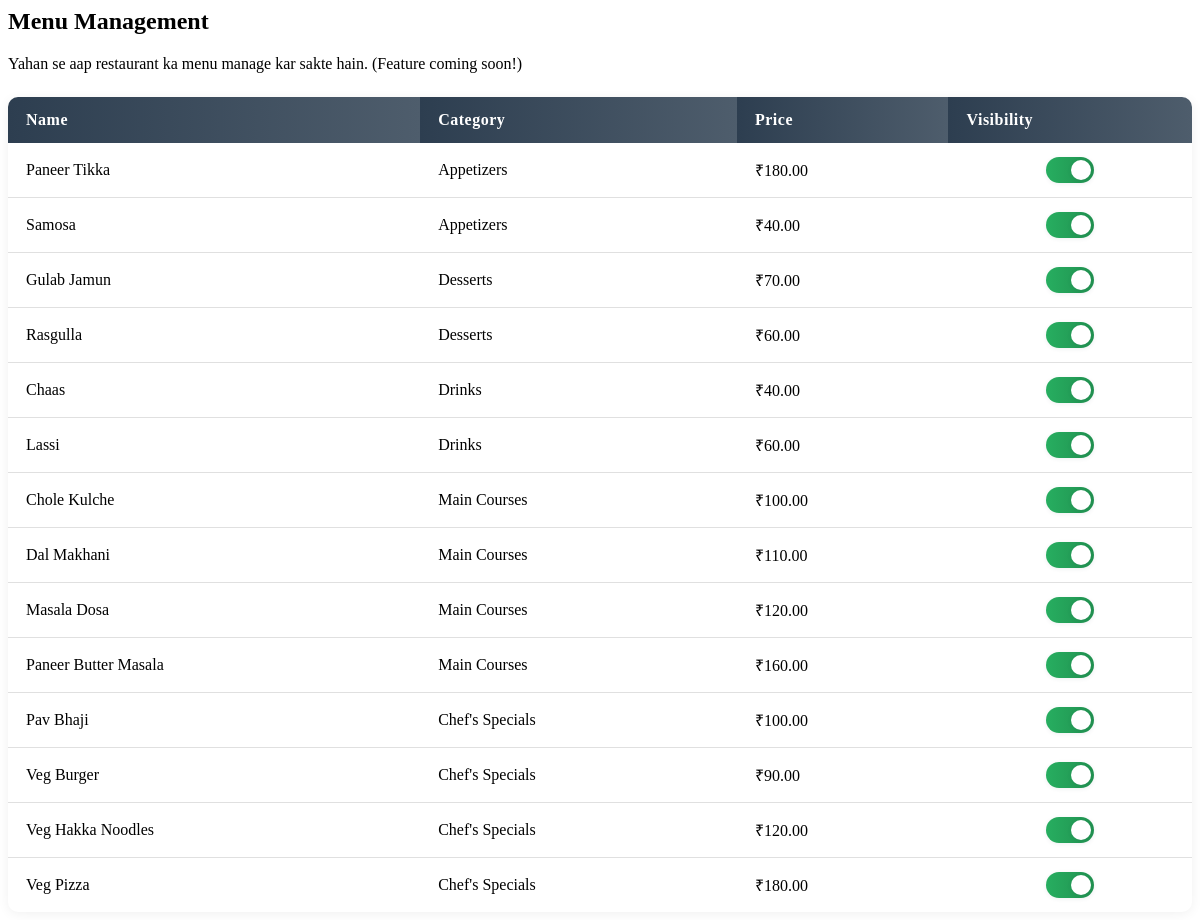
/pages/menu-management-section.php, run on the app's committed database.
### tables this page shows
CREATE TABLE `menu` (
  `id` INT(11) NOT NULL AUTO_INCREMENT,
  `name` VARCHAR(100) NOT NULL,
  `description` TEXT,
  `price` DECIMAL(8,2) NOT NULL,
  `category` VARCHAR(50) NOT NULL,
  `image_url` VARCHAR(255),
  `is_active` TINYINT(1) NOT NULL DEFAULT 1,
  `tags` VARCHAR(100),
  PRIMARY KEY (`id`)
);

### server/menu.php (called while the page is built, shortened)
<?php
include_once __DIR__ . '/db.php';
function get_menu_items($category = null, $only_active = true) {
    global $conn;
    $sql = "SELECT * FROM menu";
    $params = [];
    $where = [];
    $sql .= ' ORDER BY category, name';
    $stmt = $conn->prepare($sql);
    $stmt->execute();
    $result = $stmt->get_result();
    $items = [];
    while ($row = $result->fetch_assoc()) {
        $items[] = $row;
    }
    return $items;
}

### pages/menu-management-section.php (the view, shortened to what this page needs)
<?php
include_once __DIR__ . '/../server/menu.php';
$menu_items = get_menu_items(null, false);
$categories = ['appetizers' => 'Appetizers', 'mains' => 'Main Courses', 'desserts' => 'Desserts', 'drinks' => 'Drinks', 'specials' => "Chef's Specials"];
?>
<div class="section" id="menu-management">
    <h2>Menu Management</h2>
    <p>Yahan se aap restaurant ka menu manage kar sakte hain. (Feature coming soon!)</p>
    <div class="menu-management">
        <table class="menu-table">
            <thead>
                <tr>
                    <th>Name</th>
                    <th>Category</th>
                    <th>Price</th>
                    <th>Visibility</th>
                </tr>
            </thead>
            <tbody>
            <?php foreach ($menu_items as $item): ?>
                <tr>
                    <td><?php echo htmlspecialchars($item['name']); ?></td>
                    <td><?php echo htmlspecialchars($categories[$item['category']] ?? $item['category']); ?></td>
                    <td>₹<?php echo number_format($item['price'], 2); ?></td>
                    <td style="text-align:center;">
                        <label class="switch">
                            <span class="slider round"></span>
                        </label>
                    </td>
                </tr>
            <?php endforeach; ?>
            </tbody>
        </table>
    </div>
</div>

### pages/menu-management-section.php (style rules this page uses)
.menu-table { width: 100%; border-collapse: collapse; margin-top: 24px; background: #fff; box-shadow: 0 2px 12px rgba(0,0,0,0.06); border-radius: 10px; overflow: hidden; }
.menu-table th, .menu-table td { padding: 14px 18px; border-bottom: 1px solid #e0e0e0; text-align: left; font-size: 1rem; }
.menu-table th { background: linear-gradient(90deg, #2d3e50 0%, #4e5d6c 100%); color: #fff; font-weight: 600; letter-spacing: 0.5px; border: none; }
.menu-table tr:last-child td { border-bottom: none; }
.switch { position: relative; display: inline-block; width: 48px; height: 26px; vertical-align: middle; }
.slider { position: absolute; cursor: pointer; top: 0; left: 0; right: 0; bottom: 0; background-color: #cfd8dc; transition: .4s; border-radius: 26px; box-shadow: 0 1px 4px rgba(44,62,80,0.08); }
.slider:before { position: absolute; content: ""; height: 20px; width: 20px; left: 3px; bottom: 3px; background-color: #fff; transition: .4s; border-radius: 50%; box-shadow: 0 1px 4px rgba(44,62,80,0.10); }
input:checked + .slider { background: linear-gradient(90deg, #27ae60 0%, #219150 100%); }
input:checked + .slider:before { transform: translateX(22px); }

### data on the page
menu: name "Paneer Tikka", category "Appetizers", price "180.00"
menu: name "Samosa", category "Appetizers", price "40.00"
menu: name "Gulab Jamun", category "Desserts", price "70.00"
menu: name "Rasgulla", category "Desserts", price "60.00"
menu: name "Chaas", category "Drinks", price "40.00"
menu: name "Lassi", category "Drinks", price "60.00"
menu: name "Chole Kulche", category "Main Courses", price "100.00"
menu: name "Dal Makhani", category "Main Courses", price "110.00"
menu: name "Masala Dosa", category "Main Courses", price "120.00"
menu: name "Paneer Butter Masala", category "Main Courses", price "160.00"
menu: name "Pav Bhaji", category "Chef's Specials", price "100.00"
menu: name "Veg Burger", category "Chef's Specials", price "90.00"
menu: name "Veg Hakka Noodles", category "Chef's Specials", price "120.00"
menu: name "Veg Pizza", category "Chef's Specials", price "180.00"
